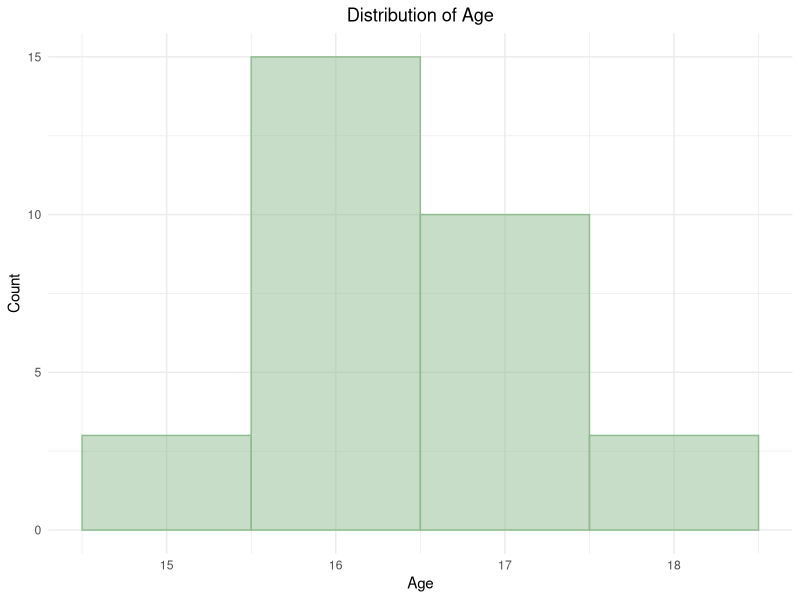
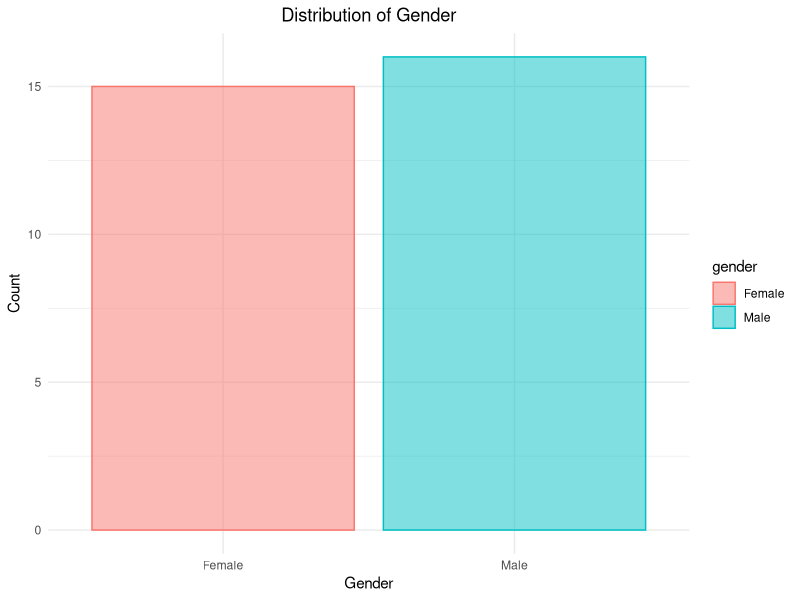
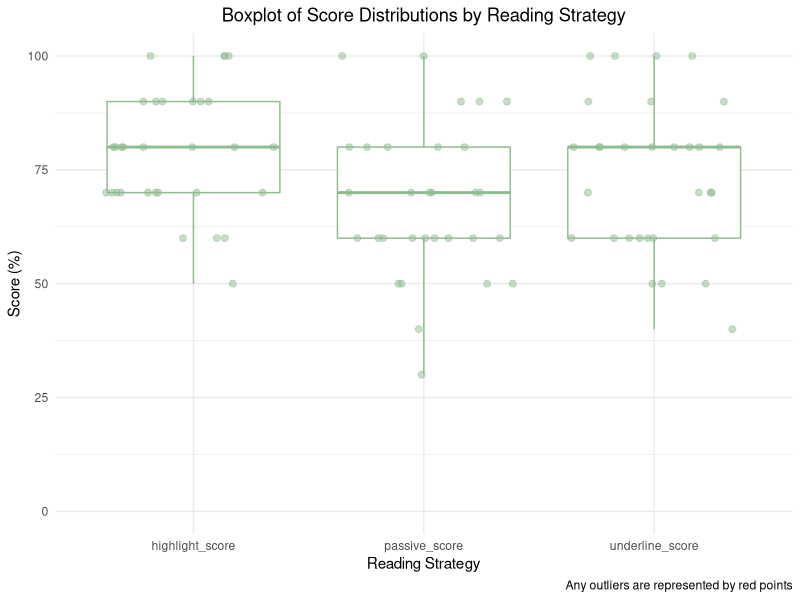
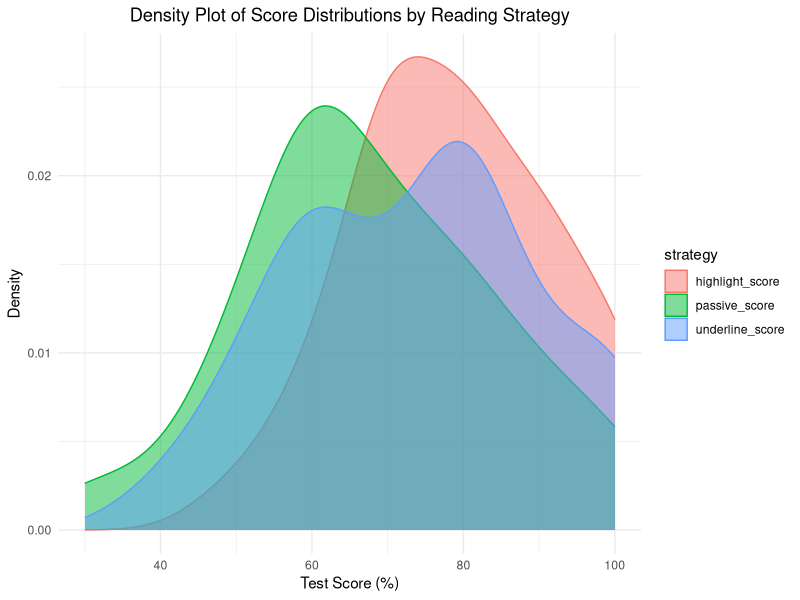
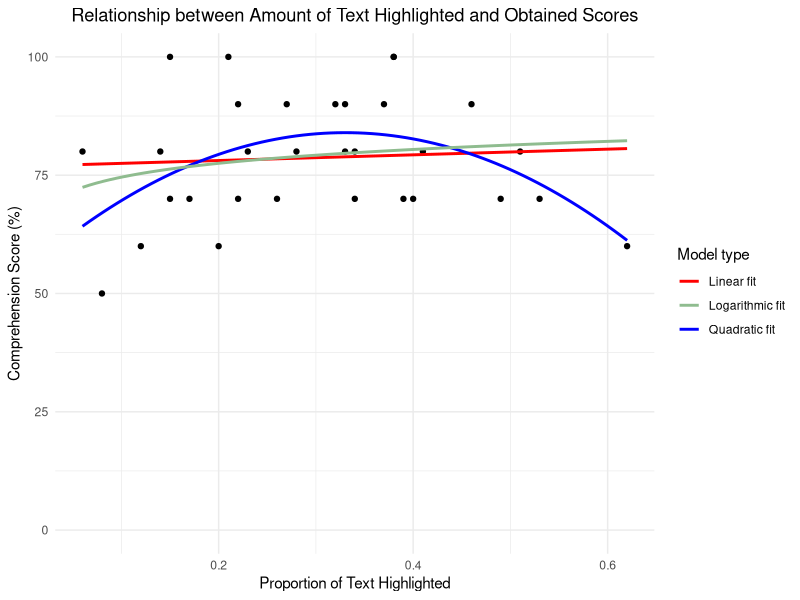

Recreate these plots in R, in order.
## ---- chunk 1
# Load required packages
library(readxl)
library(tidyverse)
library(rstatix)
library(ggpubr)
library(car)
library(knitr)
library(kableExtra)
library(afex)
library(emmeans)
library(broom)
## ---- chunk 2
# Read the data file containing participant responses and inspect the first few rows
df <- read_excel("./data/participant_responses.xls")
kable(head(df), align = "c", caption = "First Six Rows of the Dataframe")
## ---- chunk 3
# Check the data types of each column in the dataframe
kable(sapply(df, class), col.names = c("Column Name", "Column Data Type"), align = "c",
      caption = "Data Type of Each Feature")
## ---- chunk 4
# Turn the categorical variable "gender" into a factor
df$gender <- factor(df$gender, levels = c("f", "m"), labels = c("Female", "Male"))
# Verify whether the gender variable has been successfully transformed into a factor
cat("The 'gender' column type has been successfully converted to a factor:", is.factor(df$gender))
## ---- chunk 5
# Check for any missing values in the dataframe
missing_values <- df %>%
  summarise_all(~sum(is.na(.)))
kable(missing_values, align = "c", caption = "Number of Missing Values in Each Column")
## ---- chunk 6
# Stack the data to convert it from wide to long format for easier analysis and visualization
df_long <- df %>%
  select(-gender, -age) %>%
  pivot_longer(
    cols = c(passive_score, underline_score, highlight_score),
    names_to = "strategy",
    values_to = "score") %>%
  arrange(strategy, id)
df_long$strategy <- as.factor(df_long$strategy)
df_long$id <- as.factor(df_long$id)
# Verify the first few rows of the stacked dataframe
kable(head(df_long), align = "c", caption = "First Six Rows of the Stacked Dataframe")
## ---- chunk 7
# Show the overall summary of statistics for the dataframe
kable(summary(df), align = "c", caption = "Summary Statistics of the Dataframe")
## ---- chunk 8
# Visualize the distribution of the age of participants
ggplot(df, aes(x = age)) +
  geom_histogram(binwidth = 1, fill = "darkseagreen", alpha = 0.5, colour="darkseagreen") + 
  labs(title = "Distribution of Age", x = "Age", y = "Count") + 
  theme_minimal() + 
  theme(plot.title = element_text(hjust = 0.5))
## ---- chunk 9
# Visualize the distribution of the gender of participants
ggplot(df, aes(x = gender)) +
  geom_bar(aes(colour = gender, fill = gender), alpha = 0.5) + 
  labs(title = "Distribution of Gender", x = "Gender", y = "Count") + 
  theme_minimal() + 
  theme(plot.title = element_text(hjust = 0.5))
## ---- chunk 10
# Visualize the distribution of reading comprehension scores by strategy as boxplots
ggplot(df_long, aes(x = strategy, y = score)) +
  geom_boxplot(colour = "darkseagreen", outlier.color = "red") + 
  geom_jitter(colour = "darkseagreen", alpha = 0.5, size = 2, width = 0.4, height = 0) + 
  labs(title = "Boxplot of Score Distributions by Reading Strategy", x = "Reading Strategy", y = "Score (%)", 
       caption = "Any outliers are represented by red points"
  ) + 
  ylim(0, 100) + 
  theme_minimal() + 
  theme(plot.title = element_text(hjust = 0.5))
## ---- chunk 11
# Visualize the distribution of reading comprehension scores by strategy as density plots
ggplot(df_long, aes(x = score, fill = strategy, colour = strategy)) + 
  geom_density(alpha = 0.5) +
  labs(title = "Density Plot of Score Distributions by Reading Strategy",
       x = "Test Score (%)", y = "Density") +
  theme_minimal() + 
  theme(plot.title = element_text(hjust = 0.5))
## ---- chunk 12
# Check for outliers in the data
outlier <- df_long %>%
  group_by(strategy) %>%
  identify_outliers(score)
cat("Number of outlier points in the data:", nrow(outlier))
## ---- chunk 13
# Check the normality using the Shapiro-Wilk test
normality <- df_long %>%
  group_by(strategy) %>%
  shapiro_test(score)
kable(normality, align = "c", caption = "Results of the Shapiro-Wilk Test for Normality of Data")
## ---- chunk 14
# Use Bartlett's test to check for homogeneity of variance
bartlett.test(score ~ strategy, data=df_long)
## ---- chunk 15
# Calculate the raw difference between the test scores of each pair of reading strategies
grp.diff <- df %>% 
  transmute(
    'passive_vs_underline' = passive_score - underline_score, 
    'passive_vs_highlight' = passive_score - highlight_score, 
    'highlight_vs_underline' = highlight_score - underline_score
  )

# Compute the variance of the differences between each pair of reading strategies
grp.diff %>%
  map(var) %>%
  as.data.frame() %>% 
  t() %>%
  kable(
    col.names = c("Strategies Under Comparison", "Variance"),
    align = "c",
    caption = "Variance of Differences Between Reading Strategy Groups"
  )
## ---- chunk 16
# Conduct a repeated measures ANOVA test with inherent corrections for the potential violation of sphericity
aov_rm <- aov_ez(data=df_long, dv="score", id="id", within="strategy")
summary(aov_rm)
## ---- chunk 17
# Compute the estimated marginal means for each condition
emm <- emmeans(aov_rm, ~ strategy)
# Pairwise comparisons with Holm family-wise error correction
post <- pairs(emm, adjust = "holm")
kable(post, align = "c", caption = "Pairwise Comparisons Different Reading Strategies")
## ---- chunk 18
df_highlight <- read_excel("./data/participant_responses.xls", sheet = "highlighted_portions")
kable(head(df_highlight), align = "c", caption = "First Six Rows of the Highlighted Portions Dataframe")
## ---- chunk 19
kable(head(df), align = "c", caption = "First Six Rows of the Participant Responses Dataframe")
## ---- chunk 20
df <- df %>% 
  select(id, highlight_score) %>% 
  left_join(df_highlight, by = "id")
kable(head(df), align = "c", caption = "First Six Rows of the Merged Dataframe")
## ---- chunk 21
ggplot(df, aes(highlighted_portion, highlight_score)) +
  geom_point() +
  # Linear fit
  geom_smooth(aes(colour = "Linear fit"), method = "lm", se = FALSE) +
  # Quadratic fit
  geom_smooth(aes(colour = "Quadratic fit"), method = "lm", formula = y ~ poly(x, 2), se = FALSE) +
  # Logarithmic fit
  geom_smooth(aes(colour = "Logarithmic fit"), method = "lm", formula = y ~ log(x), se = FALSE) + 
  labs(
    title = "Relationship between Amount of Text Highlighted and Obtained Scores", 
    x = "Proportion of Text Highlighted", y = "Comprehension Score (%)"
  ) + 
  # Supply colours *and* legend labels
  scale_colour_manual(
    name   = "Model type", 
    values = c("Linear fit" = "red", 
               "Quadratic fit" = "blue", 
               "Logarithmic fit" = "darkseagreen")
  ) + 
  ylim(0, 100) + 
  theme_minimal() + 
  theme(plot.title = element_text(hjust = 0.5))
## ---- chunk 22
# Fit different regression models
linear_model <- lm(highlight_score ~ highlighted_portion, data = df)
quad_model <- lm(highlight_score ~ poly(highlighted_portion, 2), data = df)
log_model <- lm(highlight_score ~ log(highlighted_portion), data = df)

# Helper function to get important metrics for model comparison
get_metrics <- function(model, label) {
  g <- glance(model)
  tibble(
    label, 
    g$r.squared, 
    g$adj.r.squared, 
    g$p.value, 
    sqrt(mean(model$residuals^2))
  )
}

# Build a table to display the metrics for all models
model_metrics <- bind_rows(
  get_metrics(linear_model, "Linear"), 
  get_metrics(quad_model, "Quadratic"), 
  get_metrics(log_model, "Logarithmic")
)

kable(model_metrics,
      col.names = c("Model of Fit", "R Squared", "Adjusted R Squared", "P-value", "RMSE"),
      align = "c",
      caption = "Metrics for the Evaluation of Different Regression Models"
)
